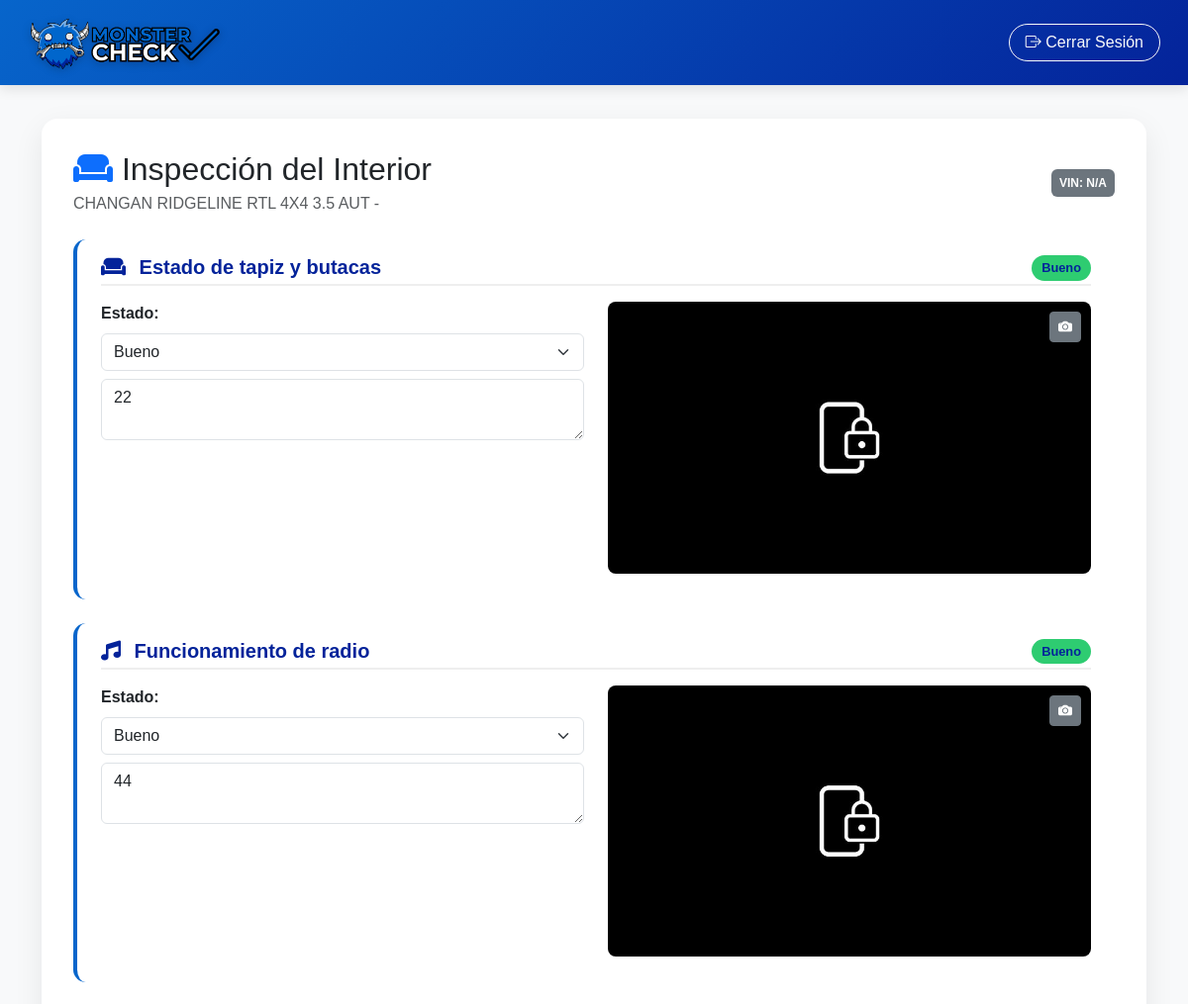
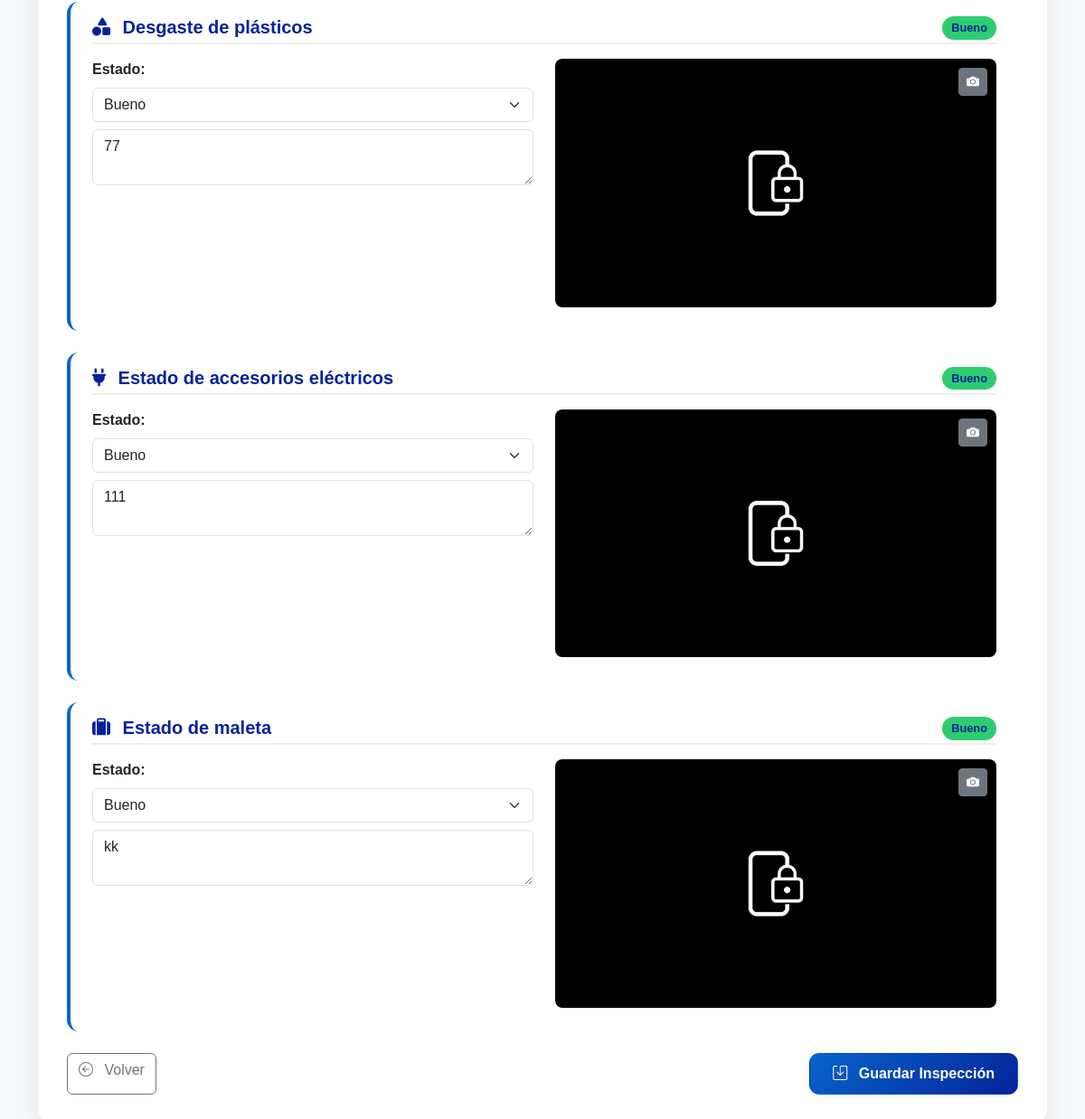
Page /vehiculo/7/detalle_interior/ (signed in) on the committed database (2 pictures, top to bottom).
### vehiculos/models.py (models this page shows, shortened)
class Vehiculo(models.Model):
    patente = models.CharField(max_length=10, unique=False, blank=True, null=True)
    numero_orden = models.PositiveIntegerField(unique=True, editable=False, null=True)
    marca = models.CharField(max_length=100)
    modelo = models.CharField(max_length=100, default='Sin modelo')
    color = models.CharField(max_length=50, default='Sin color')
    tipo_bencina = models.CharField(max_length=50, default='Sin especificar')
    numero_motor = models.CharField(max_length=100, default='Desconocido')
    imagen_base64 = models.TextField(blank=True, null=True)
    usuario = models.ForeignKey(
        settings.AUTH_USER_MODEL,
        on_delete=models.SET_NULL,
        null=True,
        blank=True,
        related_name='vehiculos_registrados'
    )
    fecha_registro = models.DateTimeField(default=timezone.now)

class PuntoInterior(models.Model):
    NOMBRES_PUNTOS = [
        ('estado_tapiz_butacas', 'Estado de tapiz y butacas'),
        ('funcionamiento_radio', 'Funcionamiento de radio'),
        ('desgaste_plasticos', 'Desgaste de plásticos'),
        ('accesorios_electricos', 'Estado de accesorios eléctricos'),
        ('estado_maleta', 'Estado de maleta'),
    ]
    detalle = models.ForeignKey(
        DetalleInterior,
        on_delete=models.CASCADE,
        related_name='puntos'
    )
    nombre = models.CharField(max_length=50, choices=NOMBRES_PUNTOS)
    estado = models.CharField(max_length=10, choices=ESTADOS, default='REVISION')
    observacion = models.TextField(blank=True, null=True)
    imagen_base64 = models.TextField(blank=True, null=True)
    usuario = models.ForeignKey(
        settings.AUTH_USER_MODEL,
        on_delete=models.SET_NULL,
        null=True,
        blank=True,
        related_name='puntos_interior_registrados'
    )
    fecha_registro = models.DateTimeField(auto_now_add=True)
    class Meta:
        unique_together = ('detalle', 'nombre')

### vehiculos/views.py (the view, shortened to what this page needs)
# urls.py: path('vehiculo/<int:id>/detalle_interior/', views.agregar_detalle_interior, name='detalle_interior'),
@login_required
def agregar_detalle_interior(request, id):
    vehiculo = get_object_or_404(Vehiculo, id=id)
    detalle_interior, created = DetalleInterior.objects.get_or_create(
        vehiculo=vehiculo,
        defaults={'usuario': request.user}
    )
    puntos_interior = [
        ('estado_tapiz_butacas', 'Estado de tapiz y butacas'),
        ('funcionamiento_radio', 'Funcionamiento de radio'),
        ('desgaste_plasticos', 'Desgaste de plásticos'),
        ('accesorios_electricos', 'Estado de accesorios eléctricos'),
        ('estado_maleta', 'Estado de maleta'),
    ]
    ESTADOS = [
        ('BUENO', 'Bueno'),
        ('REVISION', 'Requiere Revisión'),
        ('RECHAZADO', 'Rechazado'),
    ]
    puntos = {p.nombre: p for p in detalle_interior.puntos.all()}
    return render(request, 'vehiculos/detalle_interior.html', {
        'vehiculo': vehiculo,
        'puntos_interior': puntos_interior,
        'puntos': puntos,
        'ESTADOS': ESTADOS,
    })

### vehiculos/templatetags/my_filters.py (called while the page is built)
@register.filter
def dict_get(d, key):
    if isinstance(d, dict):
        return d.get(key)
    return None

### vehiculos/templates/vehiculos/detalle_interior.html (shortened to what this page needs)
{% load static %}
{% load my_filters %}
<!DOCTYPE html>
<html lang="es">
<head>
<link href="https://cdn.jsdelivr.net/npm/bootstrap@5.3.0/dist/css/bootstrap.min.css" rel="stylesheet" />
<link href="https://cdn.jsdelivr.net/npm/bootstrap-icons@1.10.5/font/bootstrap-icons.css" rel="stylesheet" />
<link rel="stylesheet" href="https://cdnjs.cloudflare.com/ajax/libs/font-awesome/6.4.0/css/all.min.css" />
</head>
<body>
<nav class="navbar navbar-expand-lg fixed-top px-3">
<div class="container-fluid">
    <a class="navbar-brand" href="{% url 'index' %}">
        <img src="{% static 'img/logo2.png' %}" alt="Logo">
    </a>
    <div class="collapse navbar-collapse" id="navbarNav">
        <form method="post" action="{% url 'logout' %}" class="d-flex">
            <button class="btn btn-outline-light rounded-pill px-3" type="submit">
                <i class="bi bi-box-arrow-right"></i> Cerrar Sesión
            </button>
        </form>
    </div>
</div>
</nav>
<div class="container mt-5">
<div class="main-card">
    <div class="d-flex justify-content-between align-items-center mb-4">
        <div>
            <h2 class="mb-1"><i class="fas fa-couch text-primary"></i> Inspección del Interior</h2>
            <p class="text-muted mb-0">{{ vehiculo.marca }} {{ vehiculo.modelo }} - {{ vehiculo.ano }}</p>
        </div>
        <div>
            <span class="badge bg-secondary p-2">VIN: {{ vehiculo.vin|default:"N/A" }}</span>
        </div>
    </div>
    <form method="post" enctype="multipart/form-data">
    {% for clave, label in puntos_interior %}
        <div class="section-card">
            <h5 class="section-title">
                {% if clave == 'estado_tapiz_butacas' %}<i class="fas fa-couch me-2"></i>{% elif clave == 'funcionamiento_radio' %}<i class="fas fa-music me-2"></i>{% elif clave == 'desgaste_plasticos' %}<i class="fas fa-shapes me-2"></i>{% elif clave == 'accesorios_electricos' %}<i class="fas fa-plug me-2"></i>{% elif clave == 'estado_maleta' %}<i class="fas fa-suitcase me-2"></i>{% endif %}
                {{ label }}
                {% with punto=puntos|dict_get:clave %}
                    {% if punto %}
                        <span class="status-badge
                            {% if punto.estado == 'BUENO' %}badge-good
                            {% elif punto.estado == 'REVISION' %}badge-regular
                            {% elif punto.estado == 'RECHAZADO' %}badge-bad
                            {% else %}badge-na{% endif %} float-end">
                            {{ punto.get_estado_display }}
                        </span>
                    {% endif %}
                {% endwith %}
            </h5>
            <div class="row">
                <div class="col-md-6 mb-3">
                    <label for="estado_{{ clave }}" class="form-label fw-bold">Estado:</label>
                    <select class="form-select" name="estado_{{ clave }}" id="estado_{{ clave }}" required>
                        <option value="BUENO" {% with punto=puntos|dict_get:clave %}{% if punto and punto.estado == 'BUENO' %}selected{% endif %}{% endwith %}>Bueno</option>
                    </select>
                    <textarea class="form-control mt-2" name="observaciones_{{ clave }}" id="observaciones_{{ clave }}" rows="2">{% with punto=puntos|dict_get:clave %}{{ punto.observacion|default:"" }}{% endwith %}</textarea>
                </div>
                <div class="col-md-6">
                    <div class="camera-container">
                        <button type="button" class="btn btn-sm btn-secondary image-toggle-btn" onclick="toggleCamera('{{ clave }}')">
                            <i class="bi bi-camera-fill"></i>
                        </button>
                        <img id="preview_{{ clave }}" class="captured-image"
                        {% with punto=puntos|dict_get:clave %}
                            {% if punto and punto.imagen_base64 %}
 style="display:block;"
                            {% else %}
                                style="display:none;"
                            {% endif %}
                        {% endwith %}>
                    </div>
                </div>
            </div>
        </div>
    {% endfor %}
    <div class="d-flex justify-content-between mt-4">
        <a href="{% url 'listar_vehiculos' %}" class="btn btn-outline-secondary"><i class="bi bi-arrow-left-circle me-2"></i> Volver</a>
        <button type="submit" class="btn btn-save"><i class="bi bi-save me-2"></i> Guardar Inspección</button>
    </div>
    </form>
</div>
</div>
</body>
</html>

### vehiculos/templates/vehiculos/detalle_interior.html (style rules this page uses)
:root { --primary-color: #0765CB; --primary-dark: #04239A; --accent-color: #E74C3C; --light-bg: #f8f9fa; --card-shadow: 0 10px 30px rgba(0,0,0,0.08); }
body { background-color: var(--light-bg); padding-top: 4.5rem; font-family: 'Montserrat', sans-serif; }
.navbar { background: linear-gradient(135deg, var(--primary-color), var(--primary-dark)) !important; box-shadow:0 4px 12px rgba(0,0,0,0.1); padding:0.5rem 1rem; }
.navbar-brand { display:flex; align-items:center; transition:transform 0.3s ease; }
.navbar-brand img { height:60px; width:auto; filter: drop-shadow(0 2px 4px rgba(0,0,0,0.2)); }
.main-card { border:none; border-radius:1rem; box-shadow:var(--card-shadow); background:white; overflow:hidden; margin-top:2rem; padding:2rem; }
.section-card { border-left:4px solid var(--primary-color); margin-bottom:1.5rem; padding:1rem 1.5rem; border-radius:0.8rem; transition: transform 0.3s ease, box-shadow 0.3s ease; background:white; }
.section-title { font-weight:600; color: var(--primary-dark); margin-bottom:1rem; border-bottom:2px solid #eee; padding-bottom:5px; }
.status-badge { font-size:0.8rem; padding:5px 10px; border-radius:20px; }
.badge-good { background-color:#2ecc71; }
.camera-preview, .captured-image { border-radius:8px; max-width:100%; margin-bottom:10px; display:block; }
.camera-container { position:relative; margin-bottom:10px; }
.btn-save { background: linear-gradient(135deg, var(--primary-color), var(--primary-dark)); color:white; padding:10px 25px; font-weight:600; border-radius:0.7rem; transition:all 0.3s; }
.image-toggle-btn { position:absolute; top:10px; right:10px; z-index:10; }

### rows in the picture
Vehiculo: marca "CHANGAN", modelo "RIDGELINE RTL 4X4 3.5 AUT"
PuntoInterior: estado "Bueno", estado "Bueno", observacion "22"
PuntoInterior: estado "Bueno", estado "Bueno", observacion "44"
PuntoInterior: estado "Bueno", estado "Bueno", observacion "77"
PuntoInterior: estado "Bueno", estado "Bueno", observacion "111"
PuntoInterior: estado "Bueno", estado "Bueno", observacion "kk"

### other values in the picture
{{ vehiculo.vin|default:"N/A" }} "N/A"
{{ label }} "Estado de tapiz y butacas" "Funcionamiento de radio" "Desgaste de plásticos" "Estado de accesorios eléctricos" "Estado de maleta"
